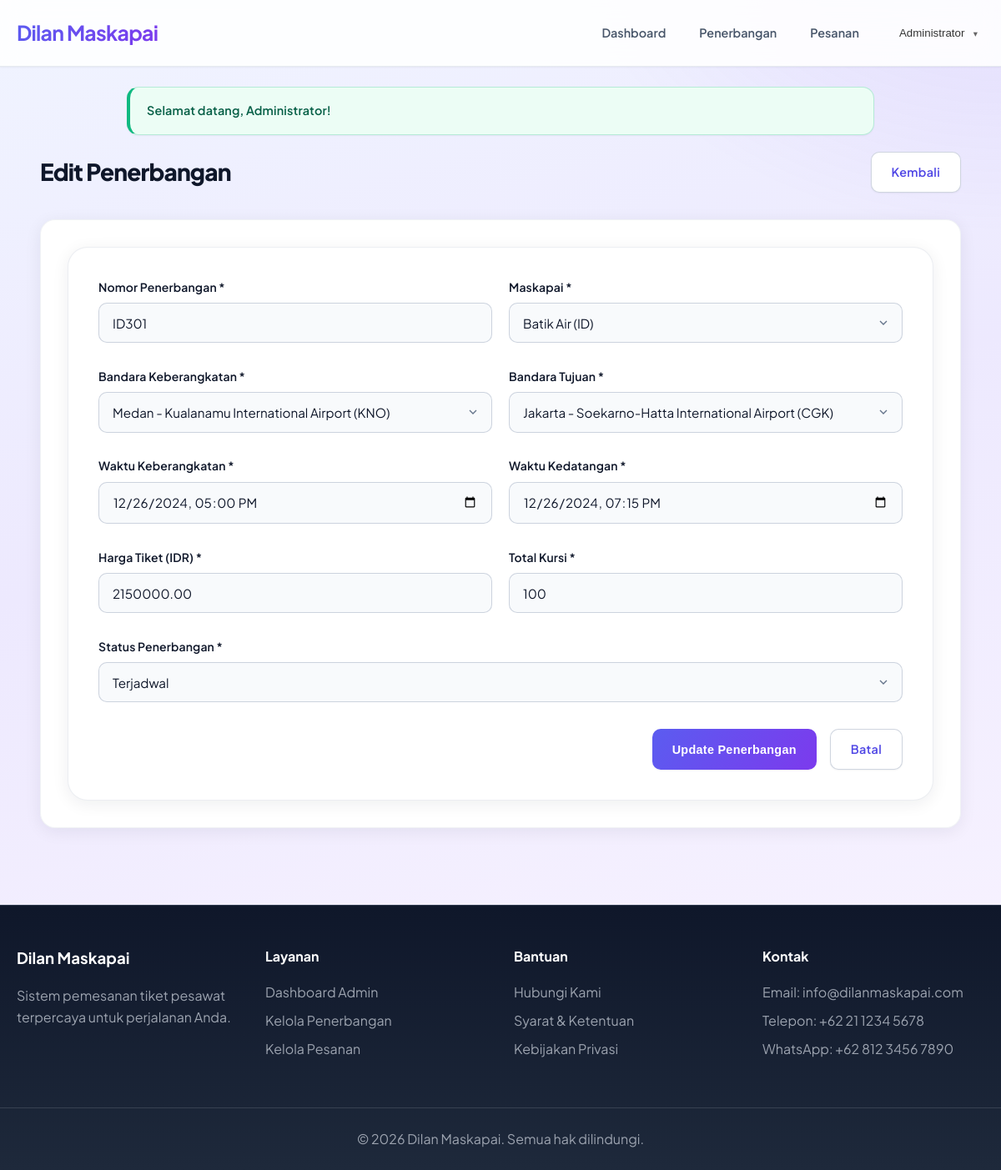
Page /admin/flight_form.php?id=49 (signed in) on the committed database.
### tables this page shows
CREATE TABLE flights (
    id INT AUTO_INCREMENT PRIMARY KEY,
    flight_number VARCHAR(10) NOT NULL UNIQUE,
    airline_id INT NOT NULL,
    departure_airport_id INT NOT NULL,
    arrival_airport_id INT NOT NULL,
    departure_time DATETIME NOT NULL,
    arrival_time DATETIME NOT NULL,
    price DECIMAL(10,2) NOT NULL,
    available_seats INT NOT NULL,
    total_seats INT NOT NULL,
    status ENUM('scheduled', 'delayed', 'cancelled', 'completed') DEFAULT 'scheduled',
    created_at TIMESTAMP DEFAULT CURRENT_TIMESTAMP,
    updated_at TIMESTAMP DEFAULT CURRENT_TIMESTAMP ON UPDATE CURRENT_TIMESTAMP,
    FOREIGN KEY (airline_id) REFERENCES airlines(id),
    FOREIGN KEY (departure_airport_id) REFERENCES airports(id),
    FOREIGN KEY (arrival_airport_id) REFERENCES airports(id)
);

CREATE TABLE airlines (
    id INT AUTO_INCREMENT PRIMARY KEY,
    name VARCHAR(100) NOT NULL,
    code VARCHAR(2) NOT NULL UNIQUE,
    logo VARCHAR(255),
    created_at TIMESTAMP DEFAULT CURRENT_TIMESTAMP
);

CREATE TABLE airports (
    id INT AUTO_INCREMENT PRIMARY KEY,
    code VARCHAR(3) NOT NULL UNIQUE,
    name VARCHAR(100) NOT NULL,
    city VARCHAR(50) NOT NULL,
    country VARCHAR(50) NOT NULL,
    created_at TIMESTAMP DEFAULT CURRENT_TIMESTAMP
);

### admin/flight_form.php (the view, shortened to what this page needs)
<?php
$flight = null;
$airlines = [];
$airports = [];
if (isset($_GET['id']) && is_numeric($_GET['id'])) {
    try {
        $database = new Database();
        $db = $database->getConnection();
        $stmt = $db->prepare("SELECT * FROM flights WHERE id = ?");
        $stmt->bindParam(1, $_GET['id']);
        $stmt->execute();
        $flight = $stmt->fetch(PDO::FETCH_ASSOC);
    } catch(PDOException $exception) {
        setMessage('danger', 'Terjadi kesalahan saat mengambil data penerbangan.');
        redirect(APP_URL . 'admin/flights.php');
    }
}
try {
    $database = new Database();
    $db = $database->getConnection();
    $stmt = $db->query("SELECT * FROM airlines ORDER BY name");
    $airlines = $stmt->fetchAll(PDO::FETCH_ASSOC);
    $stmt = $db->query("SELECT * FROM airports ORDER BY city");
    $airports = $stmt->fetchAll(PDO::FETCH_ASSOC);
} catch(PDOException $exception) {
    setMessage('danger', 'Terjadi kesalahan saat mengambil data.');
}
$page_title = $flight ? 'Edit Penerbangan' : 'Tambah Penerbangan';
include '../includes/header.php';
?>
<div class="admin-page">
    <div class="page-header">
        <h1><?php echo $page_title; ?></h1>
        <a href="<?php echo APP_URL; ?>admin/flights.php" class="btn btn-secondary">Kembali</a>
    </div>
    <div class="form-container">
        <form method="POST" class="form">
            <div class="form-row">
                <div class="form-group">
                    <label for="flight_number">Nomor Penerbangan *</label>
                    <input type="text" id="flight_number" name="flight_number"
                           value="<?php echo isset($_POST['flight_number']) ? sanitizeInput($_POST['flight_number']) : ($flight ? $flight['flight_number'] : ''); ?>"
                           required>
                </div>
                <div class="form-group">
                    <label for="airline_id">Maskapai *</label>
                    <select id="airline_id" name="airline_id" required>
                        <?php foreach ($airlines as $airline): ?>
                            <option value="<?php echo $airline['id']; ?>"
                                    <?php echo (isset($_POST['airline_id']) && $_POST['airline_id'] == $airline['id']) || ($flight && $flight['airline_id'] == $airline['id']) ? 'selected' : ''; ?>>
                                <?php echo $airline['name']; ?> (<?php echo $airline['code']; ?>)
                            </option>
                        <?php endforeach; ?>
                    </select>
                </div>
            </div>
            <div class="form-row">
                <div class="form-group">
                    <label for="departure_airport_id">Bandara Keberangkatan *</label>
                    <select id="departure_airport_id" name="departure_airport_id" required>
                        <?php foreach ($airports as $airport): ?>
                            <option value="<?php echo $airport['id']; ?>"
                                    <?php echo (isset($_POST['departure_airport_id']) && $_POST['departure_airport_id'] == $airport['id']) || ($flight && $flight['departure_airport_id'] == $airport['id']) ? 'selected' : ''; ?>>
                                <?php echo $airport['city']; ?> - <?php echo $airport['name']; ?> (<?php echo $airport['code']; ?>)
                            </option>
                        <?php endforeach; ?>
                    </select>
                </div>
                <div class="form-group">
                    <label for="arrival_airport_id">Bandara Tujuan *</label>
                    <select id="arrival_airport_id" name="arrival_airport_id" required>
                        <?php foreach ($airports as $airport): ?>
                            <option value="<?php echo $airport['id']; ?>"
                                    <?php echo (isset($_POST['arrival_airport_id']) && $_POST['arrival_airport_id'] == $airport['id']) || ($flight && $flight['arrival_airport_id'] == $airport['id']) ? 'selected' : ''; ?>>
                                <?php echo $airport['city']; ?> - <?php echo $airport['name']; ?> (<?php echo $airport['code']; ?>)
                            </option>
                        <?php endforeach; ?>
                    </select>
                </div>
            </div>
            <div class="form-row">
                <div class="form-group">
                    <label for="departure_time">Waktu Keberangkatan *</label>
                    <input type="datetime-local" id="departure_time" name="departure_time"
                           value="<?php echo isset($_POST['departure_time']) ? $_POST['departure_time'] : ($flight ? date('Y-m-d\TH:i', strtotime($flight['departure_time'])) : ''); ?>"
                           required>
                </div>
                <div class="form-group">
                    <label for="arrival_time">Waktu Kedatangan *</label>
                    <input type="datetime-local" id="arrival_time" name="arrival_time"
                           value="<?php echo isset($_POST['arrival_time']) ? $_POST['arrival_time'] : ($flight ? date('Y-m-d\TH:i', strtotime($flight['arrival_time'])) : ''); ?>"
                           required>
                </div>
            </div>
            <div class="form-row">
                <div class="form-group">
                    <label for="price">Harga Tiket (IDR) *</label>
                    <input type="number" id="price" name="price"
                           value="<?php echo isset($_POST['price']) ? $_POST['price'] : ($flight ? $flight['price'] : ''); ?>"
                           min="0" step="1000" required>
                </div>
                <div class="form-group">
                    <label for="total_seats">Total Kursi *</label>
                    <input type="number" id="total_seats" name="total_seats"
                           value="<?php echo isset($_POST['total_seats']) ? $_POST['total_seats'] : ($flight ? $flight['total_seats'] : ''); ?>"
                           min="1" required>
                </div>
            </div>
            <div class="form-group">
                <label for="status">Status Penerbangan *</label>
                <select id="status" name="status" required>
                    <option value="scheduled"
                            <?php echo (!isset($_POST['status']) && !$flight) || (isset($_POST['status']) && $_POST['status'] == 'scheduled') || ($flight && $flight['status'] == 'scheduled') ? 'selected' : ''; ?>>
                        Terjadwal
                    </option>
                </select>
            </div>
            <div class="form-actions">
                <button type="submit" class="btn btn-primary">
                    <?php echo $flight ? 'Update Penerbangan' : 'Tambah Penerbangan'; ?>
                </button>
                <a href="<?php echo APP_URL; ?>admin/flights.php" class="btn btn-secondary">Batal</a>
            </div>
        </form>
    </div>
</div>
<?php include '../includes/footer.php'; ?>

### assets/css/style.css (style rules this page uses)
:root { --color-bg-1: #f0f4ff; --color-bg-2: #ede9fe; --color-bg-3: #faf5ff; --color-ink: #0f172a; --color-ink-muted: #475569; --color-ink-soft: #64748b; --color-brand: #5b5cf0; --color-brand-2: #7c3aed; --color-brand-dark: #4f46e5; --radius-sm: 10px; --radius-md: 14px; --radius-lg: 18px; --radius-xl: 24px; --shadow-sm: 0 1px 2px rgba(15, 23, 42, 0.05); --shadow-md: 0 4px 20px rgba(15, 23, 42, 0.07); --shadow-lg: 0 12px 40px rgba(15, 23, 42, 0.1); --shadow-brand: 0 8px 28px rgba(91, 92, 240, 0.28); }
* { margin: 0; padding: 0; box-sizing: border-box; }
html { scroll-behavior: smooth; }
body { font-family: 'Plus Jakarta Sans', -apple-system, BlinkMacSystemFont, 'Segoe UI', Roboto, sans-serif; line-height: 1.65; color: var(--color-ink); background: fixed linear-gradient(165deg, var(--color-bg-1) 0%, var(--color-bg-2) 42%, var(--color-bg-3) 100%); min-height: 100vh; -webkit-font-smoothing: antialiased; -moz-osx-font-smoothing: grayscale; }
body::before { content: ''; position: fixed; inset: 0; background: radial-gradient(ellipse 90% 60% at 100% -10%, rgba(124, 58, 237, 0.12), transparent 50%), radial-gradient(ellipse 70% 50% at 0% 100%, rgba(91, 92, 240, 0.1), transparent 45%); z-index: -1; pointer-events: none; }
.btn { display: inline-block; padding: 0.72rem 1.5rem; border: none; border-radius: var(--radius-sm); font-weight: 600; font-size: 0.9rem; text-decoration: none; cursor: pointer; transition: transform 0.2s ease, box-shadow 0.2s ease, background 0.2s ease; letter-spacing: 0.02em; box-shadow: var(--shadow-sm); }
.btn-primary { background: linear-gradient(125deg, var(--color-brand) 0%, var(--color-brand-2) 100%); color: #fff; }
.btn-secondary { background: #fff; color: var(--color-brand-dark); border: 1px solid rgba(148, 163, 184, 0.45); box-shadow: var(--shadow-sm); }
.form { background: #fff; padding: 2.25rem; border-radius: var(--radius-xl); box-shadow: var(--shadow-md); border: 1px solid rgba(148, 163, 184, 0.18); }
.form-row { display: grid; grid-template-columns: 1fr 1fr; gap: 1.25rem; align-items: start; }
.form-group { margin-bottom: 1.8rem; }
.form-group label { display: block; margin-bottom: 0.45rem; font-weight: 600; color: var(--color-ink); font-size: 0.875rem; letter-spacing: 0.01em; }
.form-control, .form-group select, select.form-control, .form-group > input:not([type="radio"]):not([type="checkbox"]):not([type="file"]):not([type="hidden"]):not([type="submit"]):not([type="button"]) { width: 100%; padding: 0.85rem 1rem; border: 1px solid rgba(148, 163, 184, 0.45); border-radius: var(--radius-sm); font-size: 0.95rem; font-family: inherit; background: #f8fafc; color: var(--color-ink); transition: border-color 0.2s ease, box-shadow 0.2s ease, background 0.2s ease; }
.form-group select, select.form-control { cursor: pointer; appearance: none; background-repeat: no-repeat; background-position: right 0.85rem center; padding-right: 2.5rem; }
.form-actions { display: flex; gap: 1rem; justify-content: flex-end; margin-top: 2rem; }
.admin-page { max-width: 1200px; margin: 0 auto; padding: 0 20px; }
.page-header { display: flex; justify-content: space-between; align-items: center; margin-bottom: 2rem; }
.page-header h1 { color: var(--color-ink); font-weight: 800; letter-spacing: -0.03em; font-size: clamp(1.35rem, 3vw, 1.75rem); }
.form-container { background: #fff; padding: 2rem; border-radius: var(--radius-lg); box-shadow: var(--shadow-md); border: 1px solid rgba(148, 163, 184, 0.14); }

### rows in the picture
flights: flight_number "ID301", airline_id "Batik Air (ID)", departure_airport_id "Medan - Kualanamu International Airport (KNO)", arrival_airport_id "Jakarta - Soekarno-Hatta International Airport (CGK)", departure_time "12/26/2024 17:00", arrival_time "12/26/2024 19:15", price "2150000.00", total_seats "100", status "Terjadwal"

### other values in the picture
APP_NAME "Dilan Maskapai"
sanitizeInput($_SESSION['full_name'] ?? '') "Administrator"
$message['text'] "Selamat datang, Administrator!"
$page_title "Edit Penerbangan"
